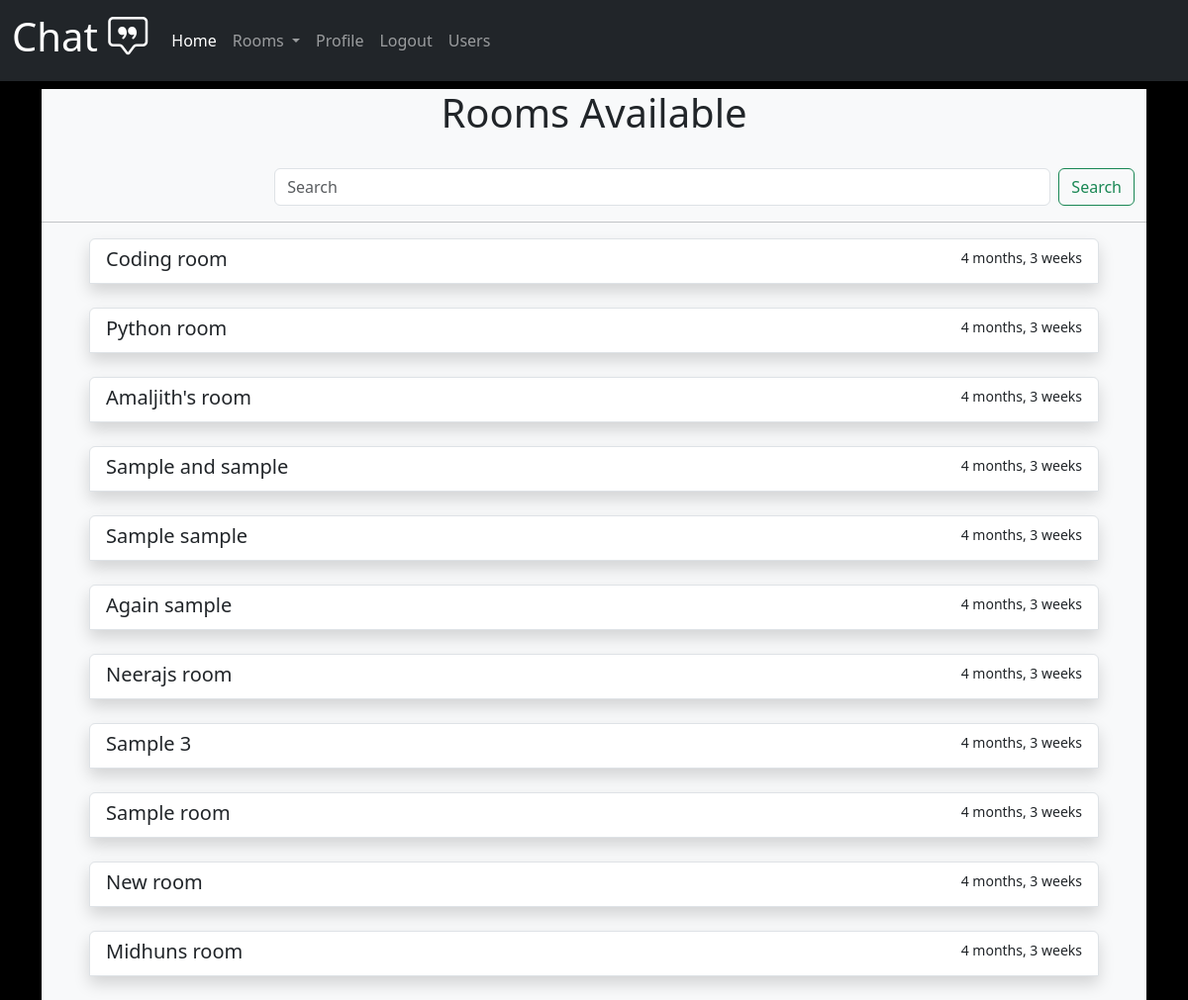
/available_rooms/ (signed in), run on an earlier commit of the app's database.
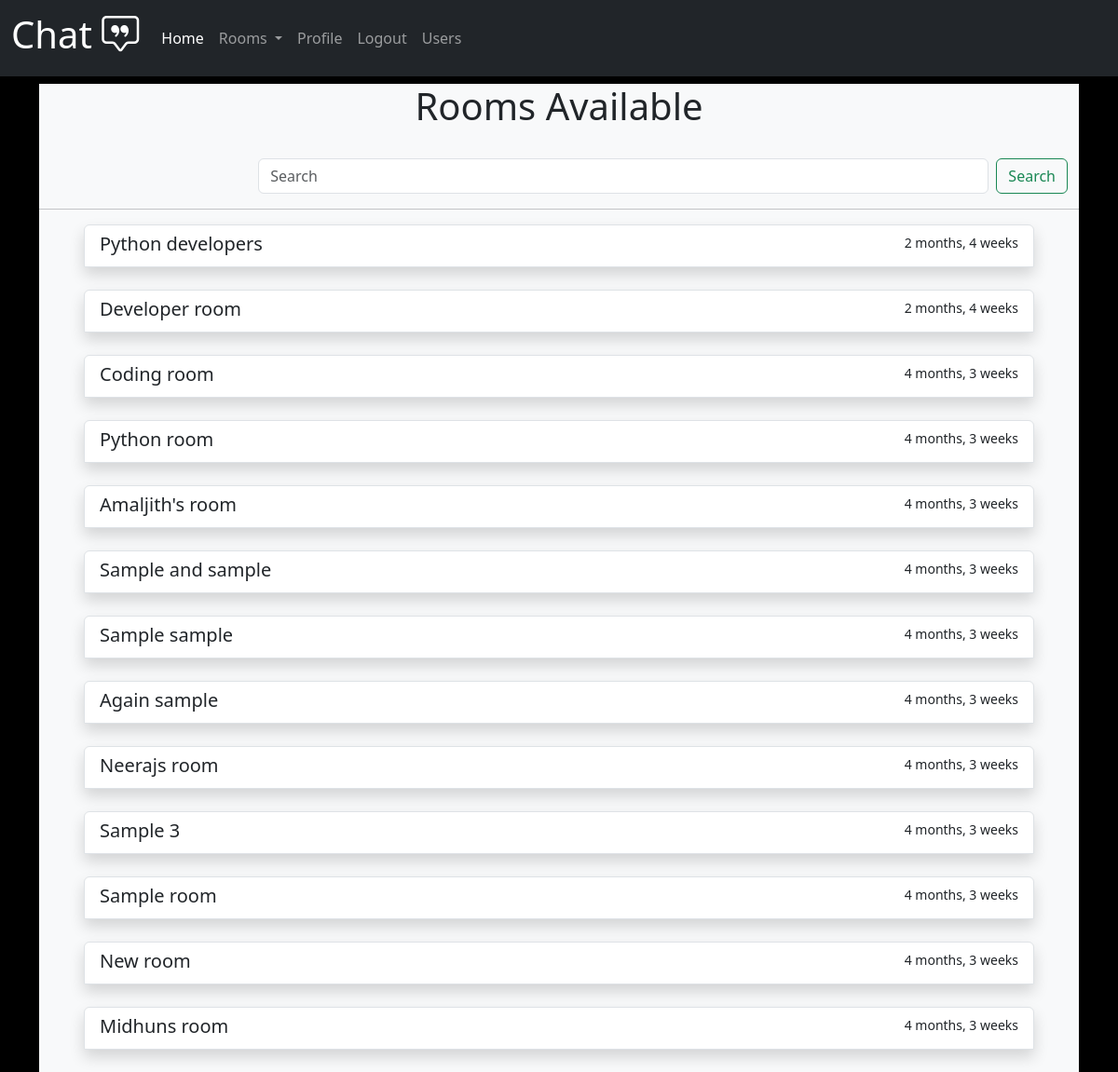
And on a later commit of the database.
### home/models.py (models this page shows)
class Rooms(models.Model):
    name=models.CharField(max_length=250)
    user=models.ForeignKey(User,on_delete=models.CASCADE)
    password=models.CharField(max_length=250,null=True)
    created=models.DateTimeField(auto_now=True)
    updated=models.DateTimeField(auto_now_add=True)
    def __str__(self):
        return self.name
    class Meta:
        ordering=['-created']

### home/views.py (the view)
# urls.py: path('available_rooms/',views.available_rooms,name='available_rooms'),
@login_required(login_url='login')
def available_rooms(request):
    q=request.GET.get('q') if request.GET.get('q') != None else ''
    rooms=Rooms.objects.filter(
        Q(name__icontains=q)
    )
    context={'rooms':rooms}
    return render(request,'available_rooms.html',context)

### home/templates/available_rooms.html (shortened to what this page needs)
{% extends 'main.html' %}
{% block content %}
 {% if request.user.is_authenticated %}
<div class='text-center bg-light mt-2 shadow-lg'>
    <h1>Rooms Available </h1>
    <br>
    <div id='search'>
      <form class="d-flex container" role="search" method='GET' action="">
        <input class="form-control me-2" type="search" name='q' placeholder="Search" aria-label="Search">
        <button class="btn btn-outline-success" type="submit">Search</button>
      </form>
    </div>
    <hr>
    {% for room in rooms %}
    <div class="list-group pe-5 ps-5 " >
        <a href={% url 'room_password' room.id %} class="list-group-item list-group-item-action shadow" id='list'>
          <div class="d-flex w-100 justify-content-between "  >
            <h5 class="mb-1  ">{{room}}</h5>
            <small >{{room.created|timesince}}</small>
          </div>
        </a>
        <br>
      </div>
    {% endfor %}
    {% else %}
    <div class="alert alert-info alert-dismissible fade show mt-5 " role="alert">
      <h4 class="alert-heading">Alert!</h4>
      <p>You must login for yousing this page...please <a class='btn btn-sm btn-primary' href={% url 'login' %}>Login</a></p>
    </div>
    {% endif %}
</div>
{% endblock content %}

What changed in the data, as far as the page shows it:
added Rooms: name "Python developers", created "2 months, 4 weeks"
added Rooms: name "Developer room", created "2 months, 4 weeks"
